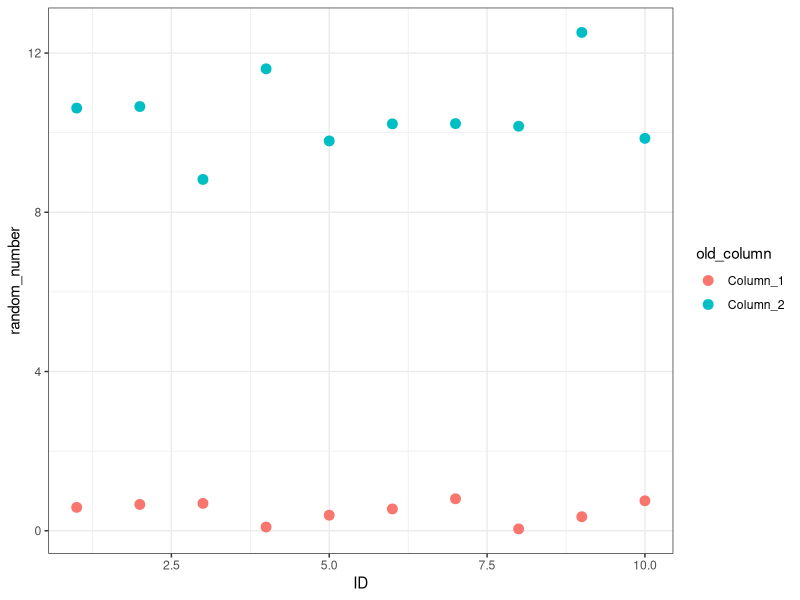

Source code (R):
## ---- chunk 1
#| label: setup
#| echo: false

library(tidyverse)
## ---- chunk 2
#| echo: true

x <- 2

class(x)
class(as.integer(x))

class(as.integer(2L))
## ---- chunk 3
#| echo: true

set.seed(423747)
DD <- tibble(ID = 1:10, Column_1 = runif(10), Column_2 = rnorm(10, mean = 10))
DD
## ---- chunk 4
#| echo: true

DD_long <- DD |>
  pivot_longer(
    cols = -ID,
    names_to = "old_column",
    values_to = "random_number"
  )
DD_long
## ---- chunk 5
#| echo: true
#| output-location: slide
#| fig-alt: "Scatter plot of random numbers plotted against ID showing two clusters of points."

ggplot(DD_long, aes(x = ID, y = random_number, color = old_column)) +
  geom_point(size = 3) +
  theme_bw()
## ---- chunk 6
#| echo: true
DD_long |>
  pivot_wider(names_from = old_column, values_from = random_number)
## ---- chunk 7
set.seed(32742)

b1 <- beaver1 %>%
  mutate(time = as.integer(time)) %>%
  select(-activ) %>%
  slice(1:10)

air_temps <- tibble(
  day = 346,
  time = as.integer(c(
    830,
    835,
    840,
    845,
    850,
    855,
    900,
    905,
    910,
    915,
    920,
    930,
    935,
    940,
    945,
    950,
    955,
    1000,
    1005,
    1010,
    1015,
    1020,
    1025
  )),
  air_temp = runif(length(time), 9, 10)
)
## ---- chunk 8
#| echo: true

print(b1)
## ---- chunk 9
#| echo: true

print(air_temps, n = 23)
## ---- chunk 10
#| echo: true
#| message: true

left_join(b1, air_temps)
## ---- chunk 11
#| echo: true
#| message: true

full_join(b1, air_temps)
## ---- chunk 12
#| echo: true
#| message: true

left_join(b1, air_temps, by = join_by(time))
